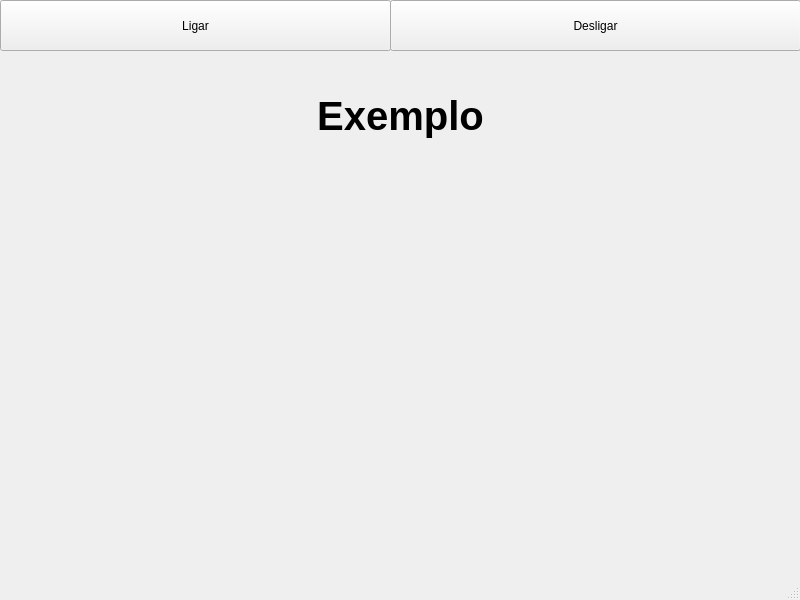
<?xml version="1.0" encoding="UTF-8"?>
<ui version="4.0">
 <class>MainWindow</class>
 <widget class="QMainWindow" name="MainWindow">
  <property name="geometry">
   <rect>
    <x>0</x>
    <y>0</y>
    <width>800</width>
    <height>600</height>
   </rect>
  </property>
  <property name="maximumSize">
   <size>
    <width>800</width>
    <height>600</height>
   </size>
  </property>
  <property name="windowTitle">
   <string>MainWindow</string>
  </property>
  <widget class="QWidget" name="centralwidget">
   <widget class="QPushButton" name="btnLigar">
    <property name="geometry">
     <rect>
      <x>0</x>
      <y>0</y>
      <width>391</width>
      <height>51</height>
     </rect>
    </property>
    <property name="text">
     <string>Ligar</string>
    </property>
   </widget>
   <widget class="QPushButton" name="btnDesligar">
    <property name="geometry">
     <rect>
      <x>390</x>
      <y>0</y>
      <width>411</width>
      <height>51</height>
     </rect>
    </property>
    <property name="text">
     <string>Desligar</string>
    </property>
   </widget>
   <widget class="QLabel" name="label">
    <property name="geometry">
     <rect>
      <x>0</x>
      <y>50</y>
      <width>801</width>
      <height>131</height>
     </rect>
    </property>
    <property name="font">
     <font>
      <pointsize>30</pointsize>
      <weight>75</weight>
      <bold>true</bold>
     </font>
    </property>
    <property name="styleSheet">
     <string notr="true"/>
    </property>
    <property name="text">
     <string>Exemplo</string>
    </property>
    <property name="scaledContents">
     <bool>false</bool>
    </property>
    <property name="alignment">
     <set>Qt::AlignCenter</set>
    </property>
   </widget>
  </widget>
  <widget class="QStatusBar" name="statusbar"/>
  <action name="actionAbrir">
   <property name="text">
    <string>Abrir</string>
   </property>
  </action>
  <action name="actionFechar">
   <property name="text">
    <string>Fechar</string>
   </property>
  </action>
 </widget>
 <resources/>
 <connections/>
</ui>
